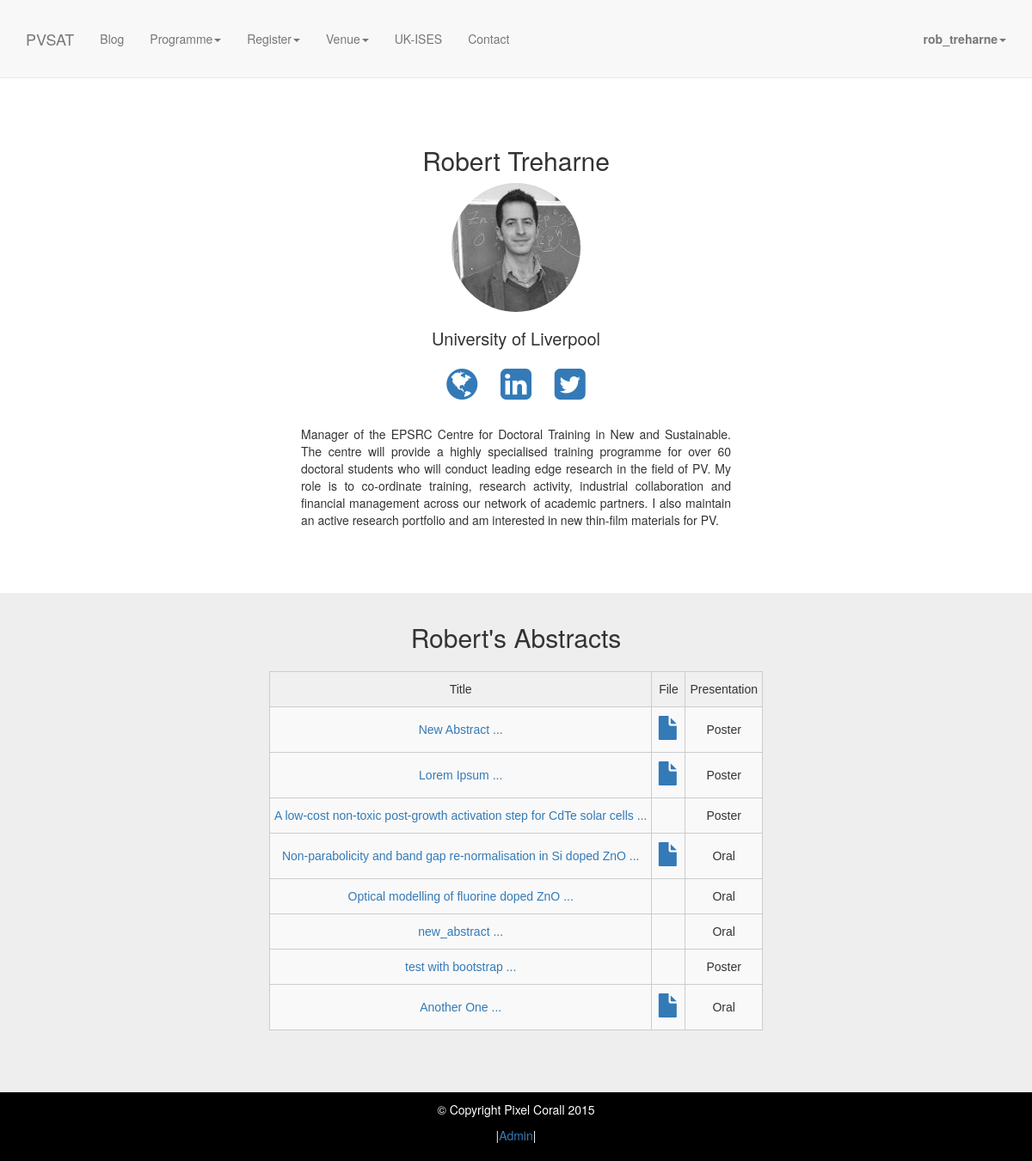
The app's page /programme/profiles/11/, older data.
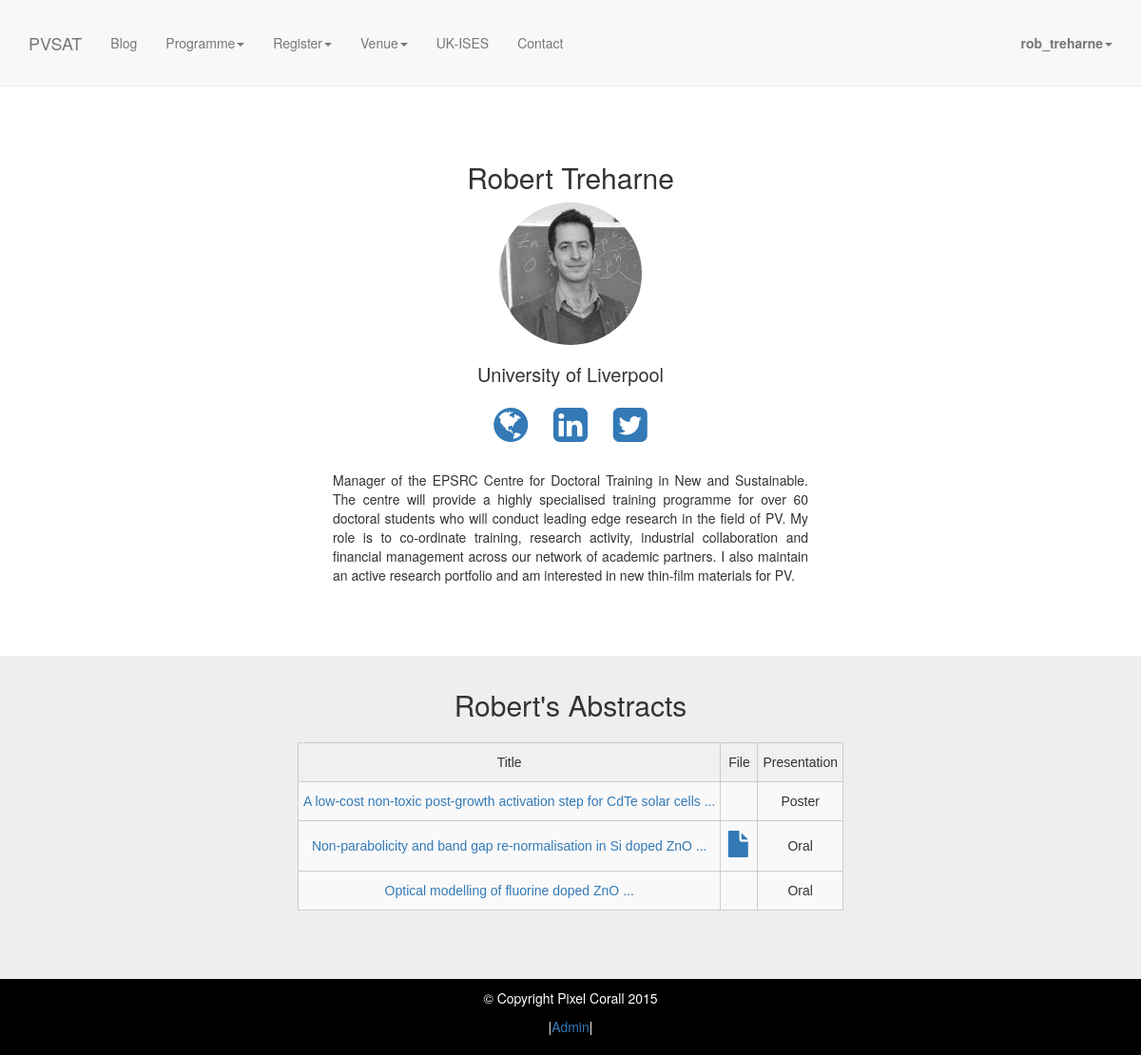
The same page, newer data.
### authors/models.py (models this page shows, shortened)
class Abstract(models.Model):
    author = models.ForeignKey(UserProfile)
    title = models.CharField(max_length=1000)
    abstract = models.TextField(max_length=5000)
    upload = models.FileField(upload_to='abstract_uploads', blank=True)
    theme = models.ManyToManyField(Theme)
    DELIVERY_CHOICE = (('Oral', 'Oral'), ('Poster', 'Poster'))
    delivery = models.CharField(max_length=6, choices=DELIVERY_CHOICE, default='Oral')
    STATUS = (('Awaiting Decision', 'Awaiting decision'), ('Accepted', 'Accept'), ('Rejected', 'Reject') )
    status = models.CharField(max_length=25, choices=STATUS, default='Awaiting Decision')
    date = models.DateTimeField(default=timezone.datetime.today())

### programme/views.py (the view)
# urls.py: url(r'^profiles/(?P<user_id>\d+)/$', 'programme.views.profile'),
def profile(request, user_id=1):
	user = User.objects.get(id=user_id)
	profile = UserProfile.objects.get(user_id=user.id)
        abstracts = Abstract.objects.filter(author=profile)#, status='Accepted')
	dictionary = {'user': user,
                      'profile': profile,
                      'abstracts': abstracts}
	return render(request, 'profile.html', dictionary)

### programme/templates/profile.html
{% extends 'base.html' %}
{% load thumbnail %}
{% block content %}
    <section id="profile" class="dashboard-profile-section">
        <div class="container">
            <div class="row">
                <div class="col-lg-12">
					<h2>{{user.first_name}} {{user.last_name}}</h2>
					{% thumbnail profile.picture "150x150" crop="center" as im %}
					<img class="profile-pic-lg" src="{{im.url}}" name="{{user.first_name}} {{user.last_name}}">
					{% endthumbnail %}
					<h3>{{profile.affiliation}}</h3>
					<p>
						{% if profile.url %}
						<a href="{{profile.url}}" target="_blank"><i class="fa fa-globe fa-3x"></i></a>
						{% endif %}
						{% if profile.linkedin %}
						<a href="{{profile.linkedin}}" target="_blank"><i class="fa fa-linkedin-square fa-3x"></i></a>
						{% endif %}
						{% if profile.twitter %}
						<a href="{{profile.twitter}}" target="_blank"><i class="fa fa-twitter-square fa-3x"></i></a>
						{% endif %}
					</p>
					{% if profile.bio %}
					<p class="bio">{{profile.bio}}</p>
					{% endif %}
				</div>
			</div>
		</div>
	</section>
	{% if abstracts %}
    <section id="abstracts" class="dashboard-abstract-section">
        <div class="container">
            <div class="row">
                <div class="col-lg-12">
					<h2>{{user.first_name}}'s Abstracts</h2>
					{% if abstracts %}
						<table class="tg">
						  <tr>
							<th class="tg-031e">Title</th>
							<th class="tg-031e">File</th>
							<th class="tg-031e">Presentation</th>
						  </tr>
						{% for abstract in abstracts %}
						  <tr>
							  <td class="tg-4eph"><a href="/programme/abstracts/{{abstract.id}}">{{abstract.title|slice:":100"}} ...</a></td>
							  <td class="tg-4eph">
								  {% if abstract.upload %}
								  <a href="/media/{{abstract.upload}}" target="_blank" >
									  <span class="glyphicon glyphicon-file"></span>
								  </a>
								  {% endif %}
							  </td>
							  <td class="tg-4eph">{{abstract.delivery}}</td>
						  </tr>
						{% endfor %}
						</table>
					{% else %}
					    <p>No abstracts submitted<p>
				    {% endif %}
                </div>
            </div>
		</div>
    </section>
	{% endif %}
{% endblock %}

Row changes from the older to the newer data that the page shows:
removed Abstract: title "New Abstract", delivery "Poster"
removed Abstract: title "Lorem Ipsum", delivery "Poster"
removed Abstract: title "new_abstract", delivery "Oral"
removed Abstract: title "test with bootstrap", delivery "Poster"
removed Abstract: title "Another One", delivery "Oral"
